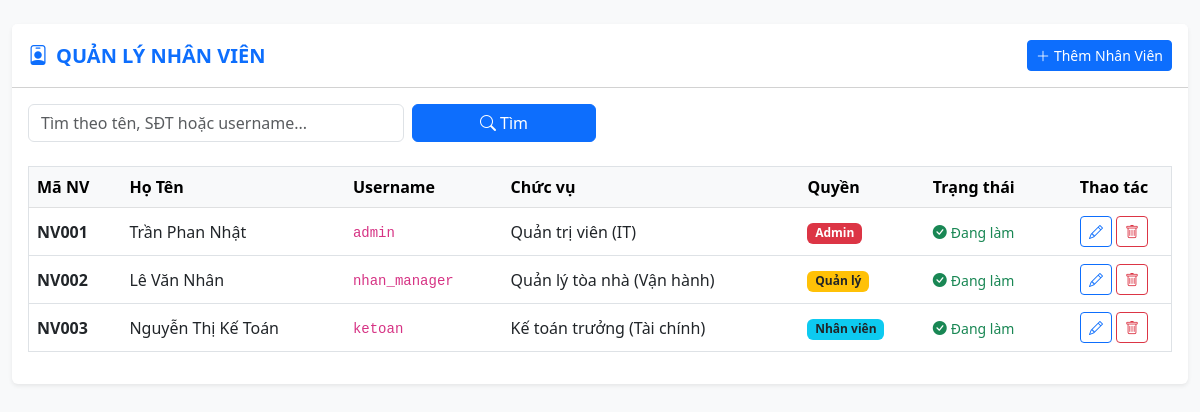
Screenshot of /admin/nhan_vien/nv_hienthi.php (signed in) with the database file from the repository.
### tables this page shows
CREATE TABLE IF NOT EXISTS NHAN_VIEN (
    maNV CHAR(10) PRIMARY KEY,
    tenNV VARCHAR(100) NOT NULL,
    chucVu VARCHAR(50) NOT NULL,
    boPhan VARCHAR(50) NOT NULL,
    soDienThoai VARCHAR(15) NULL,
    dangLamViec TINYINT(1) DEFAULT 1,
    tenDangNhap VARCHAR(50) NULL,
    matKhau VARCHAR(255) NULL,
    quyenHan INT DEFAULT 1 COMMENT "1: Admin, 2: Quanly, 3: Nhanvien"
);

### thuvien.php (called while the page is built, shortened)
<?php
function e($chuoi) {
    return htmlspecialchars($chuoi ?? '', ENT_QUOTES, 'UTF-8');
}

### admin/nhan_vien/nv_hienthi.php (the view, shortened to what this page needs)
<?php
require_once "../../thuvien.php";
require_once "../../cauhinh.php";
$search = trim($_GET['search'] ?? '');
$sql = "SELECT maNV, tenNV, chucVu, boPhan, soDienThoai, dangLamViec, tenDangNhap, quyenHan FROM NHAN_VIEN";
$sql .= " ORDER BY maNV ASC";
$result = $conn->query($sql);
function getQuyenHanText($level) {
    switch ($level) {
        case 1: return '<span class="badge bg-danger">Admin</span>';
        case 2: return '<span class="badge bg-warning text-dark">Quản lý</span>';
        case 3: return '<span class="badge bg-info text-dark">Nhân viên</span>';
    }
}
?>
<!DOCTYPE html>
<html lang="vi">
<head>
    <link href="https://cdn.jsdelivr.net/npm/bootstrap@5.3.0/dist/css/bootstrap.min.css" rel="stylesheet">
    <link rel="stylesheet" href="https://cdn.jsdelivr.net/npm/bootstrap-icons@1.11.0/font/bootstrap-icons.css">
</head>
<body class="bg-light">
<div class="container-fluid py-4">
    <div class="card shadow-sm border-0">
        <div class="card-header bg-white d-flex justify-content-between align-items-center py-3">
            <h5 class="mb-0 fw-bold text-primary"><i class="bi bi-person-badge me-2"></i>QUẢN LÝ NHÂN VIÊN</h5>
            <a href="nv_them.php" class="btn btn-primary btn-sm"><i class="bi bi-plus-lg me-1"></i>Thêm Nhân Viên</a>
        </div>
        <div class="card-body">
            <form method="GET" class="row g-2 mb-4">
                <div class="col-md-4">
                    <input type="text" name="search" class="form-control" placeholder="Tìm theo tên, SĐT hoặc username..." value="<?php echo e($search); ?>">
                </div>
                <div class="col-md-2">
                    <button type="submit" class="btn btn-primary w-100"><i class="bi bi-search me-1"></i>Tìm</button>
                </div>
            </form>
            <div class="table-responsive">
                <table class="table table-hover align-middle border">
                    <thead class="table-light">
                        <tr>
                            <th>Mã NV</th>
                            <th>Họ Tên</th>
                            <th>Username</th>
                            <th>Chức vụ</th>
                            <th>Quyền</th>
                            <th>Trạng thái</th>
                            <th class="text-center">Thao tác</th>
                        </tr>
                    </thead>
                    <tbody>
                        <?php if ($result && $result->num_rows > 0): ?>
                            <?php while ($row = $result->fetch_assoc()): ?>
                                <tr>
                                    <td class="fw-bold"><?php echo e($row['maNV']); ?></td>
                                    <td><?php echo e($row['tenNV']); ?></td>
                                    <td><code><?php echo e($row['tenDangNhap']); ?></code></td>
                                    <td><?php echo e($row['chucVu']); ?> (<?php echo e($row['boPhan']); ?>)</td>
                                    <td><?php echo getQuyenHanText($row['quyenHan']); ?></td>
                                    <td>
                                        <?php if ($row['dangLamViec']): ?>
                                            <span class="text-success small"><i class="bi bi-check-circle-fill me-1"></i>Đang làm</span>
                                        <?php else: ?>
                                            <span class="text-muted small"><i class="bi bi-x-circle-fill me-1"></i>Đã nghỉ</span>
                                        <?php endif; ?>
                                    </td>
                                    <td class="text-center">
                                        <a href="nv_sua.php?id=<?php echo urlencode($row['maNV']); ?>" class="btn btn-outline-primary btn-sm">
                                            <i class="bi bi-pencil"></i>
                                        </a>
                                        <a href="nv_xoa.php?id=<?php echo urlencode($row['maNV']); ?>" class="btn btn-outline-danger btn-sm" onclick="return confirm('Bạn có chắc muốn xóa nhân viên này?')">
                                            <i class="bi bi-trash"></i>
                                        </a>
                                    </td>
                                </tr>
                            <?php endwhile; ?>
                        <?php else: ?>
                            <tr><td colspan="7" class="text-center py-4">Không có dữ liệu.</td></tr>
                        <?php endif; ?>
                    </tbody>
                </table>
            </div>
        </div>
    </div>
</div>
</body>
</html>

### rows the page displays
nhan_vien: maNV "NV001", tenNV "Trần Phan Nhật", tenDangNhap "admin", chucVu "Quản trị viên", boPhan "IT", quyenHan "Admin", dangLamViec 1 (drawn)
nhan_vien: maNV "NV002", tenNV "Lê Văn Nhân", tenDangNhap "nhan_manager", chucVu "Quản lý tòa nhà", boPhan "Vận hành", quyenHan "Quản lý", dangLamViec 1 (drawn)
nhan_vien: maNV "NV003", tenNV "Nguyễn Thị Kế Toán", tenDangNhap "ketoan", chucVu "Kế toán trưởng", boPhan "Tài chính", quyenHan "Nhân viên", dangLamViec 1 (drawn)
